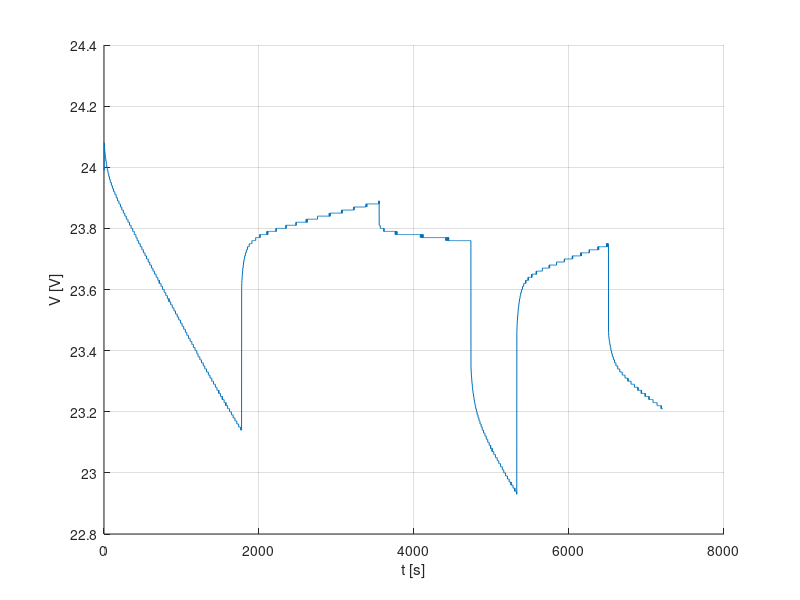
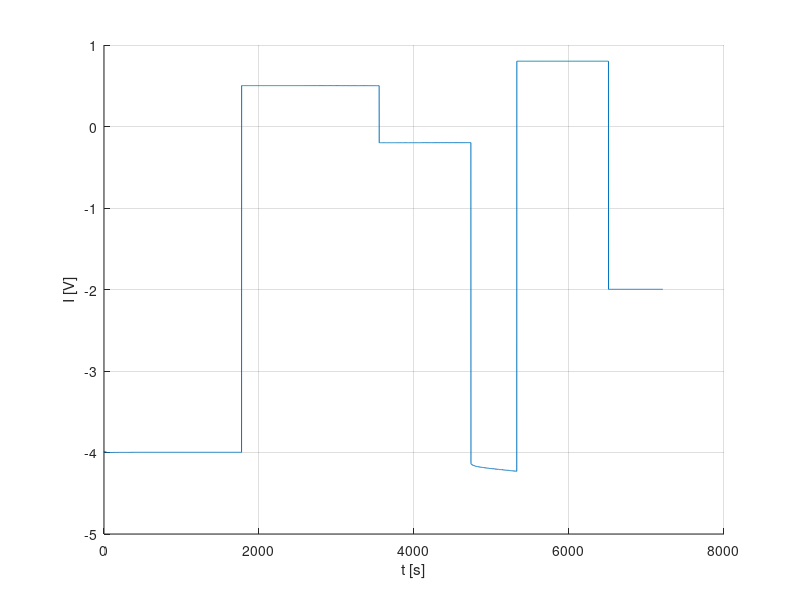
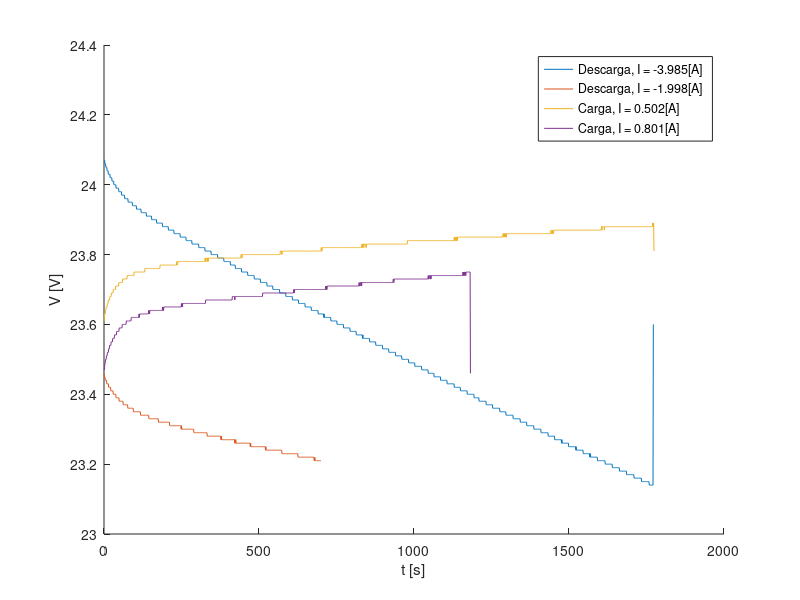

MATLAB code for these plots, in order: (Note: this script raises an error after producing the figures.)
clc
clear
close all

%% LOAD DATA

load('Data/Bateria_Dinamica_Experimental.mat')


figure()
    hold on
    plot(Data.V)
    xlabel('t [s]')
    ylabel('V [V]')
    grid on

figure()
    hold on
    plot(Data.I)
    xlabel('t [s]')
    ylabel('I [V]')
    grid on
    
    
%% SEPARAR CURVAS A ESTUDIAR

% Curvas de descarga
curva(1).Tipo = 'Descarga';
curva(1).V = Data.V(4:1776);
curva(1).t = Data.t(4:1776) - Data.t(4);
curva(1).I = Data.I(4);
curva(1).difI = Data.I(4) - 0;

% curva(2).Tipo = 'Descarga';
% curva(2).V = Data.V(3552:4735);
% curva(2).t = Data.t(3552:4735) - Data.t(3552);
% curva(2).I = Data.I(3552);
% curva(2).difI = Data.I(3552) - Data.I(3552-1);

curva(2).Tipo = 'Descarga';
curva(2).V = Data.V(6511:end);
curva(2).t = Data.t(6511:end) - Data.t(6511);
curva(2).I = Data.I(6511);
curva(2).difI = Data.I(6511) - Data.I(6510);

% Curvas de carga
curva(3).Tipo = 'Carga';
curva(3).V = Data.V(1777:3551);
curva(3).t = Data.t(1777:3551) - Data.t(1777);
curva(3).I = Data.I(1777);
curva(3).difI = Data.I(1777) - Data.I(1776);
curva(4).Tipo = 'Carga';
curva(4).V = Data.V(5328:6510);
curva(4).t = Data.t(5328:6510) - Data.t(5328);
curva(4).I = Data.I(5328);
curva(4).difI = Data.I(5328) - Data.I(5327);


% Representacion todas curvas
figure()
    hold on
    for c = 1:length(curva)
        plot(curva(c).t, curva(c).V, ...
            'DisplayName', [curva(c).Tipo ', I = ' num2str(curva(c).I) '[A]'])
    end
    legend('Location', 'Best')
    xlabel('t [s]')
    ylabel('V [V]')
    
    
    
%% PARTE LINEAL

close all

for c = 1:length(curva)
    
    % Filtrado
    if c == 2
        [envHigh, envLow] = envelope(flip(curva(c).V),100,'peak');
        curva(c).filt = flip((envHigh+envLow)/2);
        envHigh = flip(envHigh);
        envLow = flip(envLow);
    else
        [envHigh, envLow] = envelope(flip(curva(c).V),20,'peak');
        curva(c).filt = flip((envHigh+envLow)/2);
        envHigh = flip(envHigh);
        envLow = flip(envLow);
    end
        
    % Sacar la recta que ajusta al tramo lineal    
    lin_end = length(curva(c).V);
    lin_start = round(lin_end*.6);
    
    p = polyfit(curva(c).t(lin_start:lin_end), ...
                curva(c).filt(lin_start:lin_end),1);
            
    curva(c).p = p;
    curva(c).recta = polyval(p,curva(c).t);
    
    % Plot curves
    figure()
        hold on
        plot(curva(c).t, curva(c).V, 'LineWidth', 1.25, 'DisplayName', ['V'])
        plot(curva(c).t, envHigh, 'LineWidth', 1.25, 'DisplayName', ['Envelope H'])
        plot(curva(c).t, envLow, 'LineWidth', 1.25, 'DisplayName', ['Envelope L'])
        plot(curva(c).t, curva(c).filt, 'LineWidth', 1.25, 'DisplayName', ['Fit'])
        plot(curva(c).t, curva(c).recta, 'LineWidth', 1.25, 'DisplayName', ['Recta'])
        grid on; box on
        legend('Location', 'Best')
        title([curva(c).Tipo ', I = ' num2str(curva(c).I) ' [A]'])
end



%% LIMITE LINEAL

close all

for c = 1:length(curva)
    
    % Restar la recta
    curva(c).exp = curva(c).V - curva(c).recta;
        
    % Filtrado resta
    [envHigh, envLow] = envelope(curva(c).exp,20,'peak');
    curva(c).final = (envHigh+envLow)/2;
    
    % Plot curves
    figure()
        hold on
        plot(curva(c).t,  curva(c).exp, ...
                    'DisplayName', [curva(c).Tipo ', I = ' num2str(curva(c).I) ' [A]'])
        title([curva(c).Tipo ', I = ' num2str(curva(c).I) ' [A]'])
        plot(curva(c).t,  curva(c).final, ...
                    'DisplayName', [curva(c).Tipo ', I = ' num2str(curva(c).I) ' [A]'])
        title([curva(c).Tipo ', I = ' num2str(curva(c).I) ' [A]'])
        grid on; box on

end


%% OBTENCION PARAMETROS

figure()
    title('Curvas adimensionalizadas')
    hold on

for c = 1:length(curva)
    
    % Ecuacion en t0
    curva(c).R1 = -curva(c).final(1)/curva(c).difI;
    curva(c).adim = abs( curva(c).final/( curva(c).R1*curva(c).difI ) );    
    
    [~, idx] = min( abs( curva(c).adim - exp(-1)) );
    curva(c).tc = curva(c).t(idx);
    
    % Puto condensador
    curva(c).C1 = curva(c).tc/curva(c).R1;
    
    curva(c).DV = -curva(c).difI*curva(c).R1*exp( -curva(c).t/( curva(c).R1*curva(c).C1 ) );
    
    plot(abs(curva(c).adim), ...
                    'DisplayName', [curva(c).Tipo ', I = ' num2str(curva(c).I) ' [A]'])
        title([curva(c).Tipo ', I = ' num2str(curva(c).I) ' [A]'])

end
legend()


figure()
    title('COmparacion con modelo')
    hold on
for c = 1:length(curva)
        plot(curva(c).t, curva(c).final, 'LineWidth', 1.25, 'DisplayName', ['Datos'])
        plot(curva(c).t, curva(c).DV, 'LineWidth', 1.25, 'DisplayName', ['Modelo'])        
end
    grid on; box on
    legend('Location', 'Best')

    
%% RESULTADOS

R1 = mean([curva(:).R1]);
C1 = mean([curva(:).C1]);

save('Data/Modelo_Analitico_1C.mat', 'R1', 'C1')